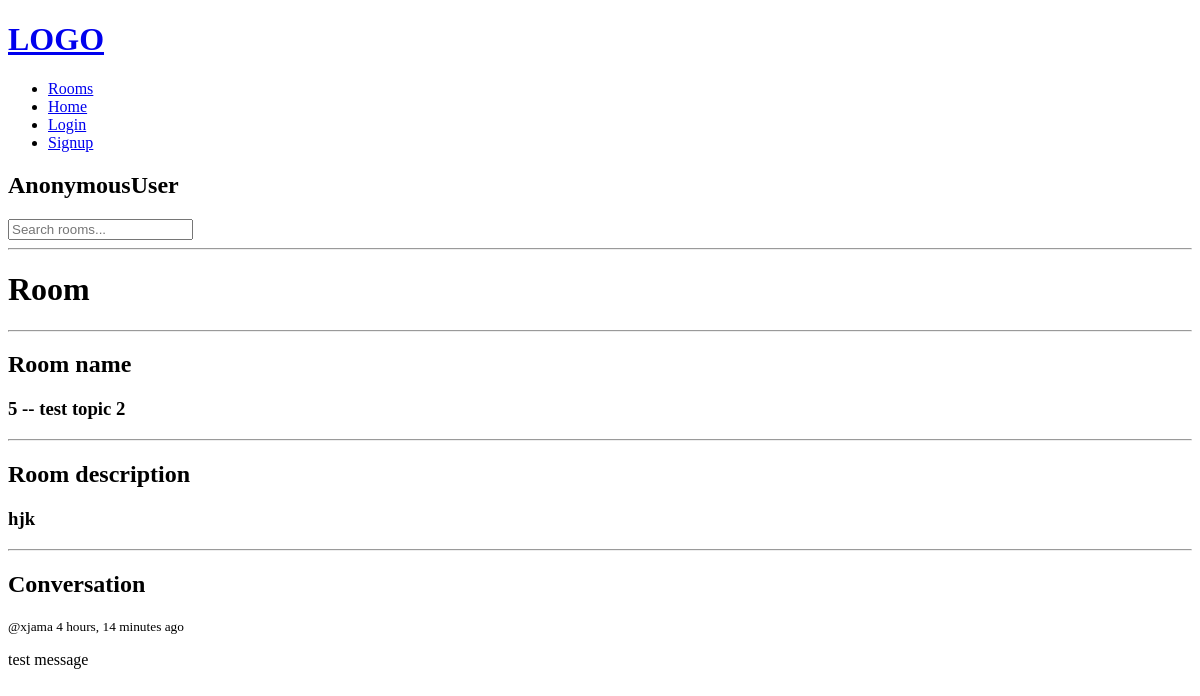
The page /room/5/ on the database as committed earlier.
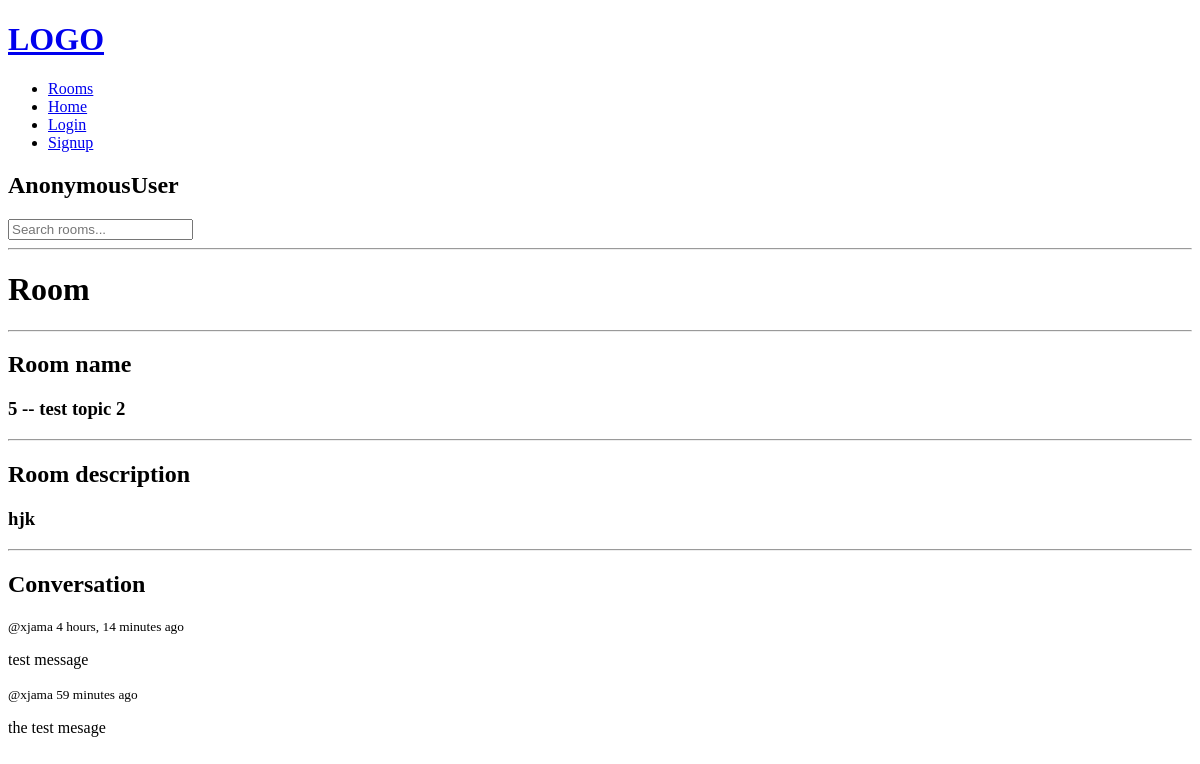
The same page on the database as committed later.
### base/models.py (models this page shows, shortened)
class Room(models.Model):
    host = models.ForeignKey(User, on_delete=models.SET_NULL, null=True)
    topic = models.ForeignKey(Topic, on_delete=models.SET_NULL, null=True)
    name = models.CharField(max_length=200)
    description = models.TextField()
    updated = models.DateTimeField(auto_now=True)
    created = models.DateTimeField(auto_now_add = True)
    class Meta:
        ordering = ['-updated', '-created']

class Message(models.Model):
    user = models.ForeignKey(User, on_delete=models.SET_NULL, null=True)
    room = models.ForeignKey(Room, on_delete=models.SET_NULL, null=True, related_name="room")
    body = models.TextField()
    updated = models.DateTimeField(auto_now=True)
    created = models.DateTimeField(auto_now_add = True)

### base/views.py (the view, shortened to what this page needs)
# urls.py: path("room/<int:pk>/", views.room, name="room"),
def room(request, pk):
    room_data = Room.objects.get(id=pk)
    messages_data = Message.objects.filter(room__id = room_data.id)
    context = {'room': room_data, 'messages_data': messages_data}
    return render(request, "base/room.html", context)

### base/templates/base/room.html (shortened to what this page needs)
{% extends "main.html" %}
{% block content %}
<h1>Room</h1>
<div>
    <hr>
    <h2>Room name</h2>
    <h3>{{ room.id }} -- {{ room.name }}</h3>
    <hr>
    <h2>Room  description</h2>
    <h3>{{ room.description }}</h3>
    <hr>
    <h2>Conversation</h2>
    {% for message in messages_data %}
    <div>
        <small>@{{message.user}} {{message.created|timesince}} ago</small>
        <p>{{message.body}}</p>
    </div>
    {% endfor %}
</div>
{% endblock content %}

### templates/main.html (shortened to what this page needs)
<!DOCTYPE html>
<html lang="en">
<head>
</head>
<body>
    {% include 'navbar.html' %}
    <h2>{{request.user}}</h2>
    <form action="{% url 'home' %}" method="GET">
        <input type="text" name="q" placeholder="Search rooms...">
    </form>
    <hr>
    {% block content %}
    {% endblock content %}
</body>
</html>

### templates/navbar.html
<a href="/">
    <h1>LOGO</h1>
</a>
<ul>
    <li><a href="{% url 'rooms' %}">Rooms</a></li>
    <li><a href="{% url 'home' %}">Home</a></li>
    {% if request.user.is_authenticated %}
    <li><a href="{% url 'logout' %}">Logout</a></li>
    {% else %}
    <li><a href="{% url 'login' %}">Login</a></li>
    <li><a href="{% url 'register' %}">Signup</a></li>
    {% endif %}
</ul>

Rows that differ between the two databases and show on the page:
added Message: user "xjama", created "59 minutes", body "the test mesage"
